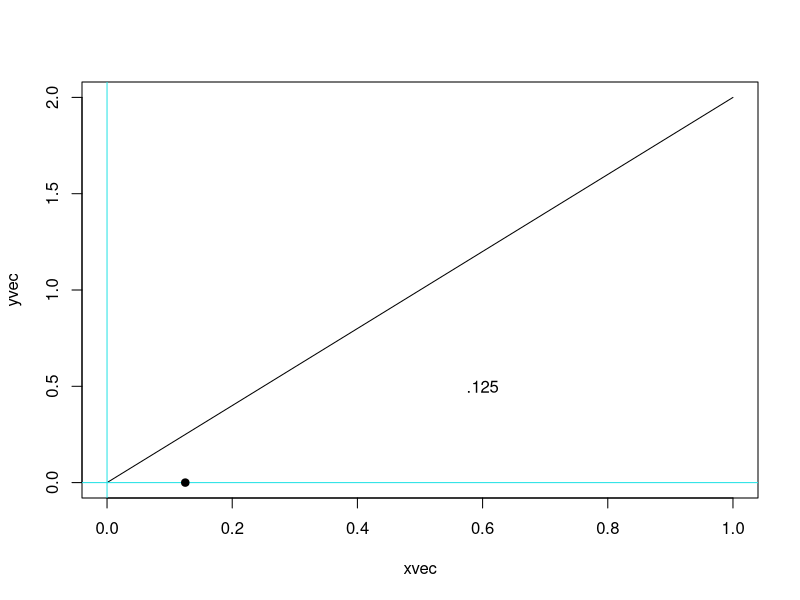
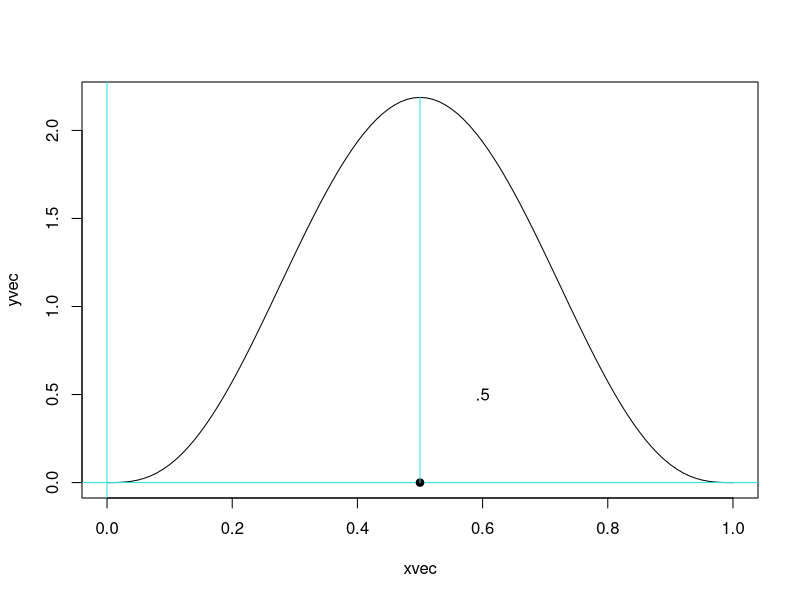

Reproduce these figures in R, in order.
## ---- chunk 1
pbeta(.65, 3.5, 2.5)
1 - pbeta(.65, 3.5, 2.5)
## ---- chunk 2
1 - pbeta(.125, 2, 1)
## ---- chunk 3
pbeta(.7,.8,.8) - pbeta(.3, .8,.8) 
## ---- chunk 4
1 - pbeta(.5, 4, 4)
## ---- chunk 5
(pbeta(.75,4,4) - pbeta(.5,4,4))/ pbeta(.5,4,4) 
## ---- chunk 6

#Plot $P(Y > .125)$. 

1 - pbeta(.125, 2, 1)
v <- 1 - pbeta(.125, 2, 1)
#plot for that problem
#plot pdf, slice itm color it, label it
xvec <- seq(0,1,by=.10)
yvec <- dbeta(xvec, 2,1)
plot(xvec, yvec, type = 'l')
abline(h=0, col=5) ; abline(v=0,col=5)
#dot at x = .5
points(.125, 0,pch=19)
#runs a line through point at .5
#abline(v =.5)
#answer goes on the right
text(.6,.5,'.125')


#Plot $P(V > .5)$.

v <- 1 - pbeta(.5,4,4)
#plot for that problem
#plot pdf, slice itm color it, label it
xvec <- seq(0,1,by=.01)
yvec <- dbeta(xvec, 4,4)
plot(xvec, yvec, type = 'l')
abline(h=0, col=5) ; abline(v=0,col=5)
#dot at x = .5
points(.5, 0,pch=19)
#runs a line through point at .5
#abline(v =.5)
lines(c(.5,.5), c(0, dbeta(.5, 4,4)), col=5) # vertical line that's just right
#answer goes on the right
text(.6,.5,'.5')


